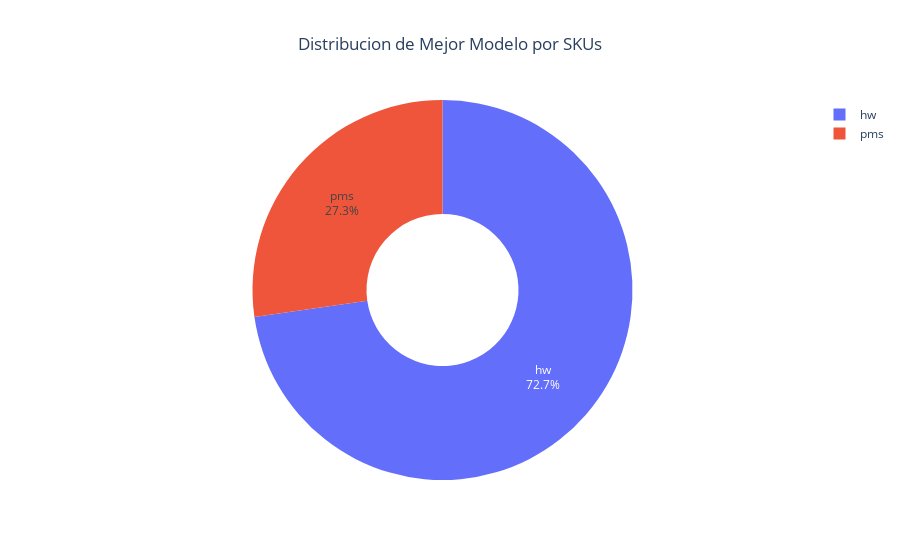
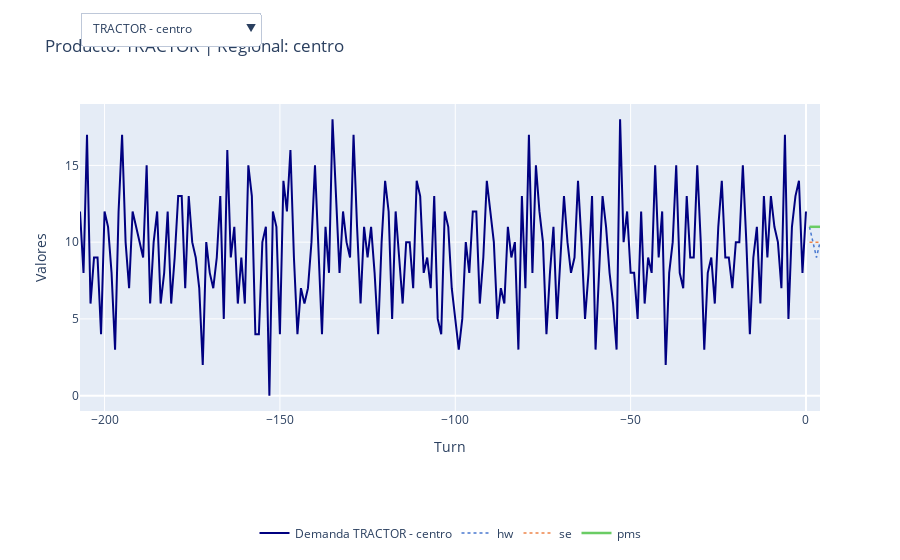

Notebook source saved alongside these figures, in order:
### Markdown cell above
### Simulacion para pronosticos producto terminado por regional

### Code cell
lags = 4
ciclos_por_año = 4
productos = df_total['PRODUCTO'].unique()
regionales = df_total['REGIONAL'].unique()

# Holt Winters
df_forecast_hw = fp.aplicar_hw(df_total, productos, regionales, lags, ciclos_por_año, pronostico_final=0)
print('\033[1mErrores Modelo Holt Winters:\033[0m')
grupo_sku_error_formato_hw, rmse_sku_lag_hw, rmse_sku_mes_hw = fp.kpi_error_sku(df_forecast_hw)
grupo_mes_error_formato_hw, df_test_hw = fp.kpi_error_lag(df_forecast_hw)
df_forecast_final_hw = fp.aplicar_hw(df_total, productos, regionales, lags, ciclos_por_año, pronostico_final=1)
df_forecast_final_hw = fp.adicionar_nombre_modelo_serie_tiempo(df_forecast_final_hw, 'hw')
df_mejor_hw = fp.agrupar_por_producto(df_forecast_hw)

# Suavizacion Exponencial
df_forecast_se = fp.aplicar_se(df_total, productos, regionales, lags, pronostico_final=0)
print('\033[1mErrores Modelo Suavización Exponencial:\033[0m')
grupo_sku_error_formato_se, rmse_sku_lag_se, rmse_sku_mes_se = fp.kpi_error_sku(df_forecast_se)
grupo_mes_error_formato_se, df_test_se = fp.kpi_error_lag(df_forecast_se)
df_forecast_final_se = fp.aplicar_se(df_total, productos, regionales, lags, pronostico_final=1)
df_forecast_final_se = fp.adicionar_nombre_modelo_serie_tiempo(df_forecast_final_se, 'se')
df_mejor_se = fp.agrupar_por_producto(df_forecast_se)

# PMS
print('\033[1mErrores Modelo Promedio Móvil Simple:\033[0m')
df_forecast_pms = fp.aplicar_pms(df_total, productos, regionales, lags, pronostico_final=0)
grupo_sku_error_formato_pms, rmse_sku_lag_pms, rmse_sku_mes_pms = fp.kpi_error_sku(df_forecast_pms)
grupo_mes_error_formato_pms, df_test_pms = fp.kpi_error_lag(df_forecast_pms)
df_forecast_final_pms = fp.aplicar_pms(df_total, productos, regionales, lags, pronostico_final=1)
df_forecast_final_pms = fp.adicionar_nombre_modelo_serie_tiempo(df_forecast_final_pms, 'pms')
df_mejor_pms = fp.agrupar_por_producto(df_forecast_pms)

# Comparacion modelos
modelos = ['hw','se','pms']
reporte_error_skus = generar_reporte_error_skus(modelos) # se ejecuta desde el mismo cuaderno
df_todos_rmse = concatenar_rmse(modelos)# se ejecuta desde el mismo cuaderno
df_minimos, df_reporte_final, reporte_error_skus, fig1, df_errores_totales = fp.comparar_y_graficar_modelos(reporte_error_skus)
fig1.show()
df_todos_pronosticos = concatenar_forecasts_pronosticos(modelos)# se ejecuta desde el mismo cuaderno

# Crear tabla final con pronosticos 
df_pronosticos_mejor_modelo, df_pronosticos_n_periodos = fp.obtener_mejor_pronostico(df_minimos, df_todos_pronosticos, df_errores_totales, df_todos_rmse)

mejores_modelos = df_pronosticos_mejor_modelo[['PRODUCTO','REGIONAL', 'MODELO']].drop_duplicates()

# Creacion de tabla de errores RMSE
rmse_ss = df_todos_rmse.merge(
    mejores_modelos,
    on=["PRODUCTO", "REGIONAL", "MODELO"],
    how="inner"  # Solo conservar las coincidencias
)
# Grafica final demanda vs mejor pronostico
fig = fp.crear_grafica_pronostico(df_total, df_todos_pronosticos, df_pronosticos_mejor_modelo)
fig.show()

### Figure 1 — Plotly figure (JSON) as saved in the notebook; plotly's stock layout.template omitted (floating-point values rounded to 4 significant figures)
{"data": [{"hole": 0.4, "labels": ["hw", "pms"], "marker": {"colors": ["#636EFA", "#EF553B", "#00CC96", "#AB63FA", "#FFA15A", "#19D3F3", "#FF6692", "#B6E880", "#FF97FF", "#FECB52"]}, "textinfo": "percent+label", "type": "pie", "values": [8, 3]}], "layout": {"autosize": true, "title": {"text": "Distribucion de Mejor Modelo por SKUs", "x": 0.5}}}

### Figure 2 — Plotly figure (JSON) as saved in the notebook; plotly's stock layout.template omitted (floating-point values rounded to 4 significant figures; data arrays with more than 128 entries replaced by an {"elided": "..."} marker saying what was removed)
{"data": [{"line": {"color": "navy"}, "mode": "lines", "name": "Demanda MOTO - centro", "type": "scatter", "visible": false, "x": {"elided": "208 int values"}, "y": {"elided": "208 int values"}}, {"line": {"color": "#4878d0", "dash": "solid", "width": 2.5}, "mode": "lines", "name": "hw", "type": "scatter", "visible": false, "x": [1, 2, 3, 4], "y": [27, 25, 26, 24]}, {"line": {"color": "#ee854a", "dash": "dot", "width": 1.5}, "mode": "lines", "name": "se", "type": "scatter", "visible": false, "x": [1, 2, 3, 4], "y": [23, 23, 23, 23]}, {"line": {"color": "#6acc64", "dash": "dot", "width": 1.5}, "mode": "lines", "name": "pms", "type": "scatter", "visible": false, "x": [1, 2, 3, 4], "y": [24, 24, 24, 24]}, {"line": {"color": "navy"}, "mode": "lines", "name": "Demanda MOTO - norte", "type": "scatter", "visible": false, "x": {"elided": "208 int values"}, "y": {"elided": "208 int values"}}, {"line": {"color": "#4878d0", "dash": "solid", "width": 2.5}, "mode": "lines", "name": "hw", "type": "scatter", "visible": false, "x": [1, 2, 3, 4], "y": [19, 18, 16, 15]}, {"line": {"color": "#ee854a", "dash": "dot", "width": 1.5}, "mode": "lines", "name": "se", "type": "scatter", "visible": false, "x": [1, 2, 3, 4], "y": [21, 21, 21, 21]}, {"line": {"color": "#6acc64", "dash": "dot", "width": 1.5}, "mode": "lines", "name": "pms", "type": "scatter", "visible": false, "x": [1, 2, 3, 4], "y": [19, 19, 19, 19]}, {"line": {"color": "navy"}, "mode": "lines", "name": "Demanda MOTO - sur", "type": "scatter", "visible": false, "x": {"elided": "208 int values"}, "y": {"elided": "208 int values"}}, {"line": {"color": "#4878d0", "dash": "solid", "width": 2.5}, "mode": "lines", "name": "hw", "type": "scatter", "visible": false, "x": [1, 2, 3, 4], "y": [21, 19, 18, 17]}, {"line": {"color": "#ee854a", "dash": "dot", "width": 1.5}, "mode": "lines", "name": "se", "type": "scatter", "visible": false, "x": [1, 2, 3, 4], "y": [19, 19, 19, 19]}, {"line": {"color": "#6acc64", "dash": "dot", "width": 1.5}, "mode": "lines", "name": "pms", "type": "scatter", "visible": false, "x": [1, 2, 3, 4], "y": [18, 18, 18, 18]}, {"line": {"color": "navy"}, "mode": "lines", "name": "Demanda MOTO - mototrak", "type": "scatter", "visible": false, "x": {"elided": "208 int values"}, "y": {"elided": "208 int values"}}, {"line": {"color": "#4878d0", "dash": "solid", "width": 2.5}, "mode": "lines", "name": "hw", "type": "scatter", "visible": false, "x": [1, 2, 3, 4], "y": [67, 62, 60, 56]}, {"line": {"color": "#ee854a", "dash": "dot", "width": 1.5}, "mode": "lines", "name": "se", "type": "scatter", "visible": false, "x": [1, 2, 3, 4], "y": [63, 63, 63, 63]}, {"line": {"color": "#6acc64", "dash": "dot", "width": 1.5}, "mode": "lines", "name": "pms", "type": "scatter", "visible": false, "x": [1, 2, 3, 4], "y": [61, 61, 61, 61]}, {"line": {"color": "navy"}, "mode": "lines", "name": "Demanda CUATRIMOTO - centro", "type": "scatter", "visible": false, "x": {"elided": "208 int values"}, "y": {"elided": "208 int values"}}, {"line": {"color": "#4878d0", "dash": "solid", "width": 2.5}, "mode": "lines", "name": "hw", "type": "scatter", "visible": false, "x": [1, 2, 3, 4], "y": [12, 13, 13, 11]}, {"line": {"color": "#ee854a", "dash": "dot", "width": 1.5}, "mode": "lines", "name": "se", "type": "scatter", "visible": false, "x": [1, 2, 3, 4], "y": [12, 12, 12, 12]}, {"line": {"color": "#6acc64", "dash": "dot", "width": 1.5}, "mode": "lines", "name": "pms", "type": "scatter", "visible": false, "x": [1, 2, 3, 4], "y": [12, 12, 12, 12]}, {"line": {"color": "navy"}, "mode": "lines", "name": "Demanda CUATRIMOTO - norte", "type": "scatter", "visible": false, "x": {"elided": "208 int values"}, "y": {"elided": "208 int values"}}, {"line": {"color": "#4878d0", "dash": "solid", "width": 2.5}, "mode": "lines", "name": "hw", "type": "scatter", "visible": false, "x": [1, 2, 3, 4], "y": [9, 11, 10, 9]}, {"line": {"color": "#ee854a", "dash": "dot", "width": 1.5}, "mode": "lines", "name": "se", "type": "scatter", "visible": false, "x": [1, 2, 3, 4], "y": [9, 9, 9, 9]}, {"line": {"color": "#6acc64", "dash": "dot", "width": 1.5}, "mode": "lines", "name": "pms", "type": "scatter", "visible": false, "x": [1, 2, 3, 4], "y": [10, 10, 10, 10]}, {"line": {"color": "navy"}, "mode": "lines", "name": "Demanda CUATRIMOTO - sur", "type": "scatter", "visible": false, "x": {"elided": "208 int values"}, "y": {"elided": "208 int values"}}, {"line": {"color": "#4878d0", "dash": "dot", "width": 1.5}, "mode": "lines", "name": "hw", "type": "scatter", "visible": false, "x": [1, 2, 3, 4], "y": [10, 9, 9, 8]}, {"line": {"color": "#ee854a", "dash": "dot", "width": 1.5}, "mode": "lines", "name": "se", "type": "scatter", "visible": false, "x": [1, 2, 3, 4], "y": [9, 9, 9, 9]}, {"line": {"color": "#6acc64", "dash": "solid", "width": 2.5}, "mode": "lines", "name": "pms", "type": "scatter", "visible": false, "x": [1, 2, 3, 4], "y": [9, 9, 9, 9]}, {"line": {"color": "navy"}, "mode": "lines", "name": "Demanda CUATRIMOTO - mototrak", "type": "scatter", "visible": false, "x": {"elided": "208 int values"}, "y": {"elided": "208 int values"}}, {"line": {"color": "#4878d0", "dash": "solid", "width": 2.5}, "mode": "lines", "name": "hw", "type": "scatter", "visible": false, "x": [1, 2, 3, 4], "y": [31, 32, 31, 29]}, {"line": {"color": "#ee854a", "dash": "dot", "width": 1.5}, "mode": "lines", "name": "se", "type": "scatter", "visible": false, "x": [1, 2, 3, 4], "y": [29, 29, 29, 29]}, {"line": {"color": "#6acc64", "dash": "dot", "width": 1.5}, "mode": "lines", "name": "pms", "type": "scatter", "visible": false, "x": [1, 2, 3, 4], "y": [30, 30, 30, 30]}, {"line": {"color": "navy"}, "mode": "lines", "name": "Demanda TRACTOR - centro", "type": "scatter", "visible": true, "x": {"elided": "208 int values"}, "y": {"elided": "208 int values"}}, {"line": {"color": "#4878d0", "dash": "dot", "width": 1.5}, "mode": "lines", "name": "hw", "type": "scatter", "visible": true, "x": [1, 2, 3, 4], "y": [11, 10, 9, 10]}, {"line": {"color": "#ee854a", "dash": "dot", "width": 1.5}, "mode": "lines", "name": "se", "type": "scatter", "visible": true, "x": [1, 2, 3, 4], "y": [10, 10, 10, 10]}, {"line": {"color": "#6acc64", "dash": "solid", "width": 2.5}, "mode": "lines", "name": "pms", "type": "scatter", "visible": true, "x": [1, 2, 3, 4], "y": [11, 11, 11, 11]}, {"line": {"color": "navy"}, "mode": "lines", "name": "Demanda TRACTOR - norte", "type": "scatter", "visible": false, "x": {"elided": "208 int values"}, "y": {"elided": "208 int values"}}, {"line": {"color": "#4878d0", "dash": "solid", "width": 2.5}, "mode": "lines", "name": "hw", "type": "scatter", "visible": false, "x": [1, 2, 3, 4], "y": [4, 4, 3, 3]}, {"line": {"color": "#ee854a", "dash": "dot", "width": 1.5}, "mode": "lines", "name": "se", "type": "scatter", "visible": false, "x": [1, 2, 3, 4], "y": [3, 3, 3, 3]}, {"line": {"color": "#6acc64", "dash": "dot", "width": 1.5}, "mode": "lines", "name": "pms", "type": "scatter", "visible": false, "x": [1, 2, 3, 4], "y": [3, 3, 3, 3]}, {"line": {"color": "navy"}, "mode": "lines", "name": "Demanda TRACTOR - mototrak", "type": "scatter", "visible": false, "x": {"elided": "208 int values"}, "y": {"elided": "208 int values"}}, {"line": {"color": "#4878d0", "dash": "dot", "width": 1.5}, "mode": "lines", "name": "hw", "type": "scatter", "visible": false, "x": [1, 2, 3, 4], "y": [15, 14, 13, 13]}, {"line": {"color": "#ee854a", "dash": "dot", "width": 1.5}, "mode": "lines", "name": "se", "type": "scatter", "visible": false, "x": [1, 2, 3, 4], "y": [13, 13, 13, 13]}, {"line": {"color": "#6acc64", "dash": "solid", "width": 2.5}, "mode": "lines", "name": "pms", "type": "scatter", "visible": false, "x": [1, 2, 3, 4], "y": [14, 14, 14, 14]}], "layout": {"autosize": true, "legend": {"orientation": "h", "x": 0.5, "xanchor": "center", "y": -0.35, "yanchor": "top"}, "title": {"text": "Producto: TRACTOR | Regional: centro"}, "updatemenus": [{"active": 8, "buttons": [{"args": [{"visible": [true, true, true, true, false, false, false, false, false, false, false, false, false, false, false, false, false, false, false, false, false, false, false, false, false, false, false, false, false, false, false, false, false, false, false, false, false, false, false, false, false, false, false, false]}, {"title": "Producto: MOTO | Regional: centro"}], "label": "MOTO - centro", "method": "update"}, {"args": [{"visible": [false, false, false, false, true, true, true, true, false, false, false, false, false, false, false, false, false, false, false, false, false, false, false, false, false, false, false, false, false, false, false, false, false, false, false, false, false, false, false, false, false, false, false, false]}, {"title": "Producto: MOTO | Regional: norte"}], "label": "MOTO - norte", "method": "update"}, {"args": [{"visible": [false, false, false, false, false, false, false, false, true, true, true, true, false, false, false, false, false, false, false, false, false, false, false, false, false, false, false, false, false, false, false, false, false, false, false, false, false, false, false, false, false, false, false, false]}, {"title": "Producto: MOTO | Regional: sur"}], "label": "MOTO - sur", "method": "update"}, {"args": [{"visible": [false, false, false, false, false, false, false, false, false, false, false, false, true, true, true, true, false, false, false, false, false, false, false, false, false, false, false, false, false, false, false, false, false, false, false, false, false, false, false, false, false, false, false, false]}, {"title": "Producto: MOTO | Regional: mototrak"}], "label": "MOTO - mototrak", "method": "update"}, {"args": [{"visible": [false, false, false, false, false, false, false, false, false, false, false, false, false, false, false, false, true, true, true, true, false, false, false, false, false, false, false, false, false, false, false, false, false, false, false, false, false, false, false, false, false, false, false, false]}, {"title": "Producto: CUATRIMOTO | Regional: centro"}], "label": "CUATRIMOTO - centro", "method": "update"}, {"args": [{"visible": [false, false, false, false, false, false, false, false, false, false, false, false, false, false, false, false, false, false, false, false, true, true, true, true, false, false, false, false, false, false, false, false, false, false, false, false, false, false, false, false, false, false, false, false]}, {"title": "Producto: CUATRIMOTO | Regional: norte"}], "label": "CUATRIMOTO - norte", "method": "update"}, {"args": [{"visible": [false, false, false, false, false, false, false, false, false, false, false, false, false, false, false, false, false, false, false, false, false, false, false, false, true, true, true, true, false, false, false, false, false, false, false, false, false, false, false, false, false, false, false, false]}, {"title": "Producto: CUATRIMOTO | Regional: sur"}], "label": "CUATRIMOTO - sur", "method": "update"}, {"args": [{"visible": [false, false, false, false, false, false, false, false, false, false, false, false, false, false, false, false, false, false, false, false, false, false, false, false, false, false, false, false, true, true, true, true, false, false, false, false, false, false, false, false, false, false, false, false]}, {"title": "Producto: CUATRIMOTO | Regional: mototrak"}], "label": "CUATRIMOTO - mototrak", "method": "update"}, {"args": [{"visible": [false, false, false, false, false, false, false, false, false, false, false, false, false, false, false, false, false, false, false, false, false, false, false, false, false, false, false, false, false, false, false, false, true, true, true, true, false, false, false, false, false, false, false, false]}, {"title": "Producto: TRACTOR | Regional: centro"}], "label": "TRACTOR - centro", "method": "update"}, {"args": [{"visible": [false, false, false, false, false, false, false, false, false, false, false, false, false, false, false, false, false, false, false, false, false, false, false, false, false, false, false, false, false, false, false, false, false, false, false, false, true, true, true, true, false, false, false, false]}, {"title": "Producto: TRACTOR | Regional: norte"}], "label": "TRACTOR - norte", "method": "update"}, {"args": [{"visible": [false, false, false, false, false, false, false, false, false, false, false, false, false, false, false, false, false, false, false, false, false, false, false, false, false, false, false, false, false, false, false, false, false, false, false, false, false, false, false, false, false, false, false, false]}, {"title": "Producto: TRACTOR | Regional: sur"}], "label": "TRACTOR - sur", "method": "update"}, {"args": [{"visible": [false, false, false, false, false, false, false, false, false, false, false, false, false, false, false, false, false, false, false, false, false, false, false, false, false, false, false, false, false, false, false, false, false, false, false, false, false, false, false, false, true, true, true, true]}, {"title": "Producto: TRACTOR | Regional: mototrak"}], "label": "TRACTOR - mototrak", "method": "update"}], "direction": "down", "showactive": true, "x": 0, "xanchor": "left", "y": 1.3, "yanchor": "top"}], "xaxis": {"autorange": true, "range": [-207, 4], "title": {"text": "Turn"}, "type": "linear"}, "yaxis": {"autorange": true, "range": [-1.0, 19], "title": {"text": "Valores"}, "type": "linear"}}}
